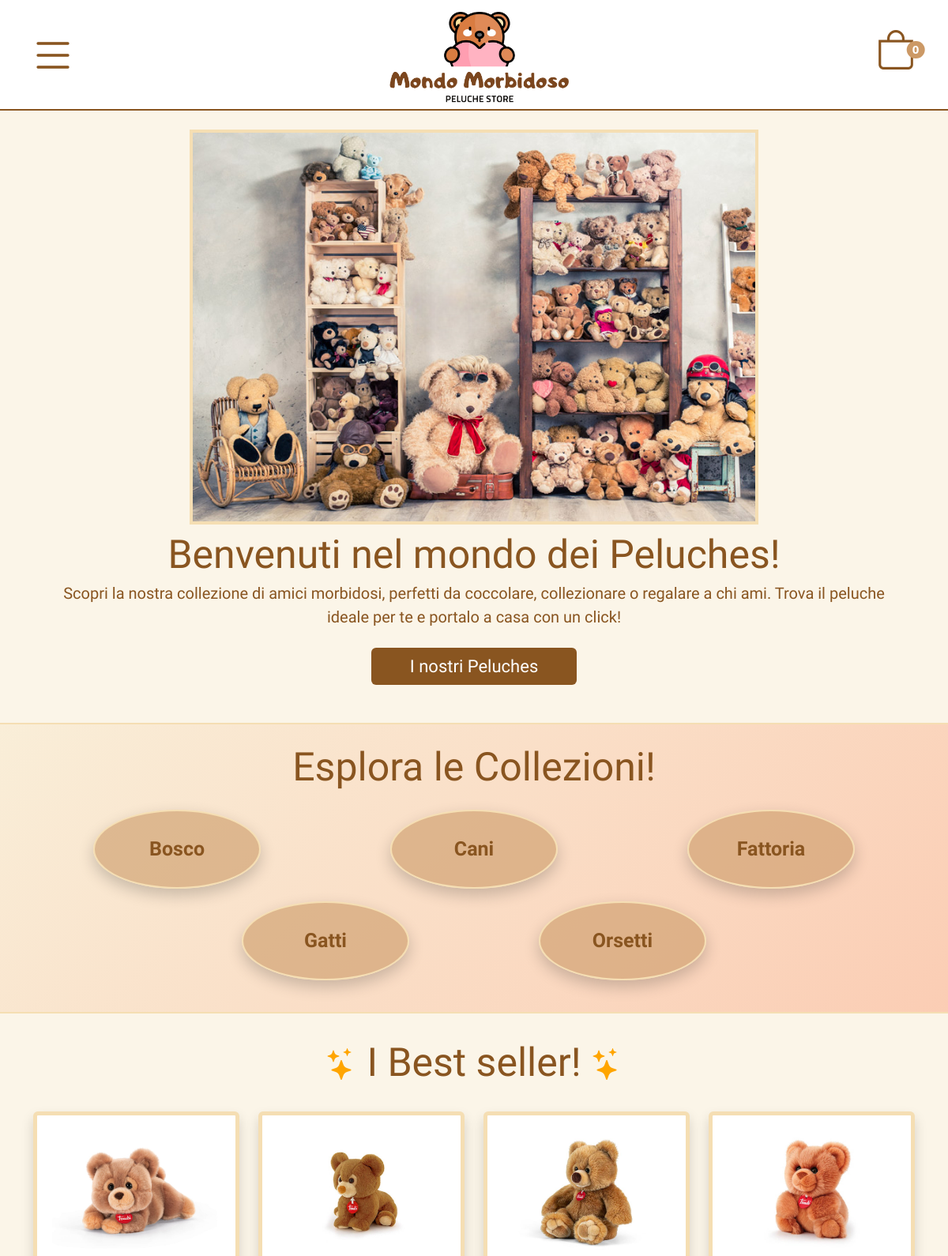
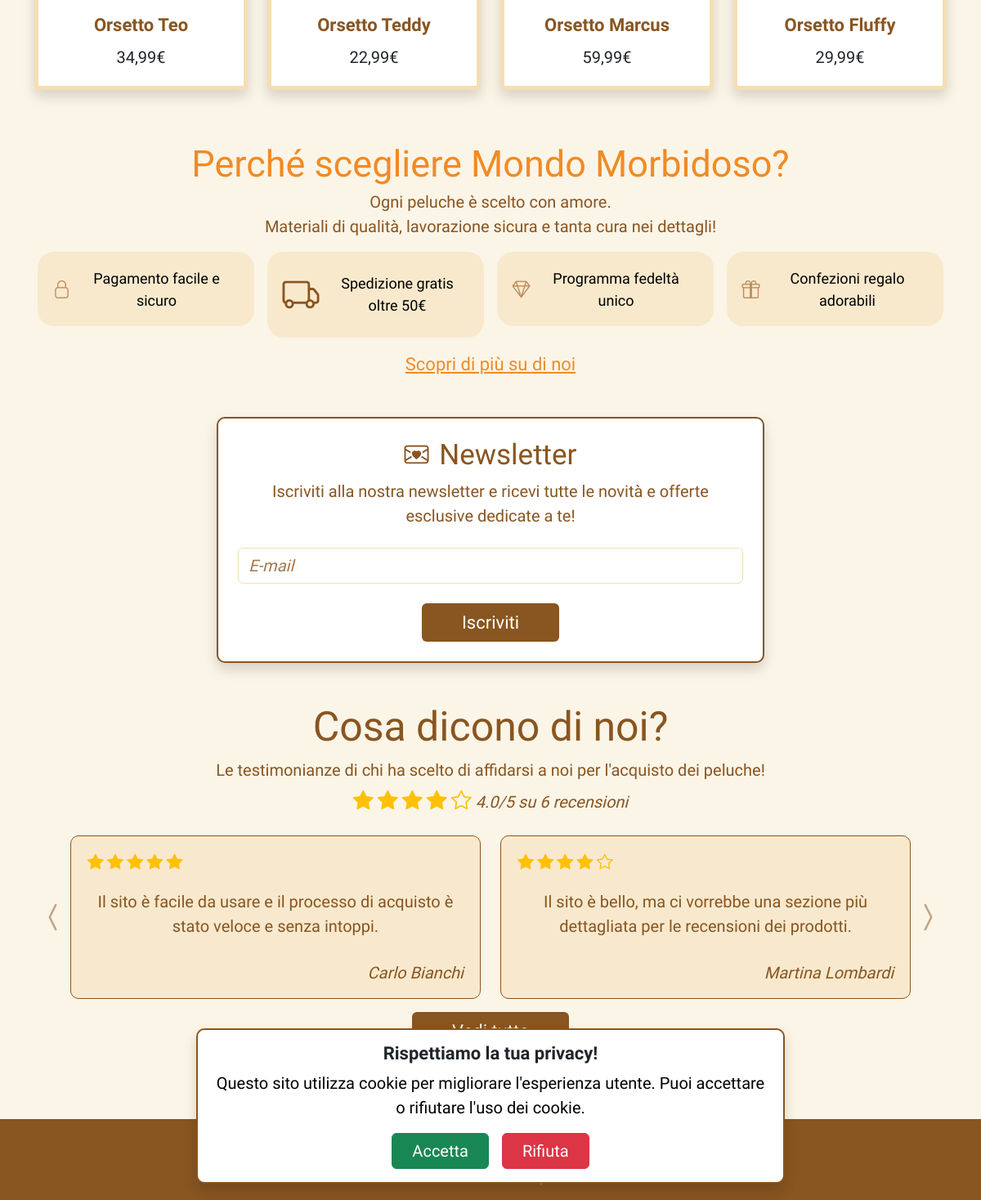
/php/index.php, run on the app's committed database (2 pictures, top to bottom).
### tables this page shows
create table CATEGORIA (
     Nome_categoria VARCHAR(50) not null,
     primary key (Nome_categoria));

create table PRODOTTO (
     Id_prodotto INT not null auto_increment,
     Nome VARCHAR(100) not null,
     Descrizione TEXT not null,
     Immagine VARCHAR(255) not null,
     Grandezza VARCHAR(50) not null,
     Scorta INT not null,
     Prezzo DECIMAL(10,2) not null,
     Prezzo_punti INT not null,
     Nome_categoria VARCHAR(50) not null,
     attivo BOOLEAN not null default 1,
     primary key (Id_prodotto),
     foreign key (Nome_categoria) references CATEGORIA (Nome_categoria) ON DELETE CASCADE);

create table RECENSIONE (
     Id_recensione INT not null auto_increment,
     Data DATE not null,
     Voto INT not null check (Voto between 1 and 5),
     Commento TEXT not null,
     E_mail VARCHAR(100) not null,
     primary key (Id_recensione),
     foreign key (E_mail) references UTENTE (E_mail) ON UPDATE CASCADE);

create table UTENTE (
     E_mail VARCHAR(100) not null,
     Nome VARCHAR(50) not null,
     Cognome VARCHAR(50) not null,
     Numero_telefono VARCHAR(15),
     Data_di_nascita DATE default null,
     Password VARCHAR(255) not null,
     Punti INT not null default 0,
     Admin BOOLEAN not null default false,
     primary key (E_mail));

### php/index.php (called while the page is built, shortened)
<?php
require_once("bootstrap.php");
$templateParams["titolo"] = "Mondo Morbidoso - Home";
$templateParams["nome"] = "indexC.php";
$mediaVoti = $dbhost->getMediaVoti();
$numRecensioni = $dbhost->getNumeroRecensioni();
$templateParams["categorie"] = $dbhost->getCategories();
$templateParams["prodotti"] = $dbhost->getBestSellers();
$templateParams["recensioni"] = $dbhost->getAllRecensioni();
$numeroprodotti = 0;
require("../template/base.php");
?>

### db/database.php (called while the page is built, shortened)
<?php
class DatabaseHelper {
    private $db;
    public function __construct($servername, $username, $password, $dbname, $port) {
        $this->db = new mysqli($servername, $username, $password, $dbname, $port);
    }
    public function getMediaVoti() {
        $stmt = $this->db->prepare("
            SELECT AVG(Voto) AS media_voti FROM recensione
        ");
        $stmt->execute();
        $result = $stmt->get_result();
        $row = $result->fetch_assoc();
        return $row["media_voti"] ? number_format($row["media_voti"], 1) : "0.0";
    }
    public function getNumeroRecensioni() {
        $stmt = $this->db->prepare("
            SELECT COUNT(*) AS numero_recensioni FROM recensione
        ");
        $stmt->execute();
        $result = $stmt->get_result();
        $row = $result->fetch_assoc();
        return $row["numero_recensioni"];
    }
    public function getBestSellers() {
        $n = 4;
        $stmt = $this->db->prepare("SELECT P.*, SUM(PO.Quantita) AS TotaleVenduto
        FROM PRODOTTO P
        JOIN prodotto_ordinato PO ON P.Id_prodotto = PO.Id_prodotto
        JOIN ORDINE O ON PO.Id_ordine = O.Id_ordine
        WHERE O.Stato IN ('Spedito', 'Consegnato') AND P.attivo = 1
        GROUP BY P.Id_prodotto
        ORDER BY TotaleVenduto DESC
        LIMIT ?");
        $stmt->bind_param("i", $n);
        $stmt->execute();
        $result = $stmt->get_result();
        return $result->fetch_all(MYSQLI_ASSOC);
    }
    public function getCategories() {
        $stmt = $this->db->prepare("SELECT * FROM categoria");
        $stmt->execute();
        $result = $stmt->get_result();
        return $result->fetch_all(MYSQLI_ASSOC);
    }
    public function getAllRecensioni() {
        $query = "SELECT u.Nome, u.Cognome, r.Voto, r.Commento, r.Data
                  FROM RECENSIONE r
                  JOIN UTENTE u ON r.E_mail = u.E_mail";
        $stmt = $this->db->prepare($query);
        $stmt->execute();
        $result = $stmt->get_result();
        return $result->fetch_all(MYSQLI_ASSOC);
    }
}
?>

### php/bootstrap.php (called while the page is built, shortened)
<?php
require_once("../utilities/functions.php");
require_once("../db/database.php");
$dbhost = new DatabaseHelper("localhost", "root", "", "morbidoso", 3306);
?>

### template/indexC.php (the view, shortened to what this page needs)
<img class="img-vetrina mt-4" src="../utilities/img/Peluches-Home.png" alt="vetrina" />
<h1 class="title mt-2 ms-3 me-3 mb-1">Benvenuti nel mondo dei Peluches!</h1>
<p class="text welcome-message ms-3 me-3">
    Scopri la nostra collezione di amici morbidosi, perfetti da coccolare, collezionare o regalare a chi ami.
    Trova il peluche ideale per te e portalo a casa con un click!
</p>
<div class="text-center mt-4">
    <a href="../php/prodotti.php" class="btn ps-5 pe-5 button">I nostri Peluches</a>
</div>
<div class="catcontainer mt-5 pt-4 pe-5 ps-5 pb-4">
    <h2 class="title mb-4">Esplora le Collezioni!</h2>
    <div class="row justify-content-center">
        <?php foreach($templateParams["categorie"] as $categoria): ?>
            <div class="col-6 col-md-4 text-center mb-3">
                <a href="../php/prodotti.php?categoria=<?php echo $categoria["Nome_categoria"]; ?>">
                    <div class="rounded-circle d-flex align-items-center justify-content-center mx-auto category">
                        <?php echo $categoria["Nome_categoria"]; ?>
                    </div>
                </a>
            </div>
        <?php endforeach; ?>
    </div>
</div>
<h2 class="title mt-4 pt-2"><span class="bi bi-stars" aria-hidden="true"></span> I Best seller! <span class="bi bi-stars" aria-hidden="true"></span></h2>
<div class="container d-none d-md-block">
    <div class="row row-cols-md-4 gx-4">
        <?php foreach ($templateParams["prodotti"] as $prodotto): ?>
            <div class="col">
                <div class="card rounded shadow bg-white text-center custom-box-md pt-3 ps-2 pe-2 pb-1 mt-4">
                    <a href="../php/dettaglioProdotto.php?id=<?php echo $prodotto["Id_prodotto"]; ?>" class="text-decoration-none">
                        <img src="<?php echo IMG_DIR . $prodotto['Immagine']; ?>" class="carousel-img d-block w-100" alt="<?php echo $prodotto['Nome']; ?>">
                        <p class="carousel-title text-center mt-3 mb-2 fw-bold"><?php echo $prodotto['Nome']; ?></p>
                    </a>
                    <p class="text-center text-dark text"><?php echo getFormattedPrice($prodotto["Prezzo"]); ?></p>
                </div>
            </div>
        <?php endforeach; ?>
    </div>
</div>
<section class="mt-5 pt-3">
  <div class="container text-center ps-0 pe-0">
    <h2 class="title why-title mb-1">Perché scegliere Mondo Morbidoso?</h2>
    <p class="text ms-3 me-3">
      Ogni peluche è scelto con amore.<br/>Materiali di qualità, lavorazione sicura e tanta cura nei dettagli!
    </p>
    <div class="row mb-3 ms-2 me-2 g-3 justify-content-center">
        <div class="col-6 col-md-3">
            <div class="why-item d-flex justify-content-center align-items-center p-3">
                <span class="bi bi-lock me-1 why-icon" aria-hidden="true"></span>
                <p class=" text text-center mb-0">Pagamento facile e sicuro</p>
            </div>
        </div>
        <div class="col-6 col-md-3">
            <div class="why-item d-flex justify-content-center align-items-center p-3">
                <span class="bi bi-truck me-2 why-icon" aria-hidden="true"></span>
                <p class="text text-center mb-0">Spedizione gratis oltre 50€</p>
            </div>
        </div>
        <div class="col-6 col-md-3">
            <div class="why-item d-flex justify-content-center align-items-center p-3">
                <span class="bi bi-gem me-1 why-icon" aria-hidden="true"></span>
                <p class="text text-center mb-0">Programma fedeltà unico</p>
            </div>
        </div>
        <div class="col-6 col-md-3">
            <div class="why-item d-flex justify-content-center align-items-center p-3">
                <span class="bi bi-gift me-2 why-icon" aria-hidden="true"></span>
                <p class="text text-center mb-0">Confezioni regalo adorabili</p>
            </div>
        </div>
    </div>
    <a href="../php/informazioni.php" class="why-more">Scopri di più su di noi</a>
  </div>
</section>
<div class="container mt-5" id="newsletter">
    <div class="box p-4 shadow newsletter-box">
        <div class=" text-center text-centerP">
            <h3 class="title"><span class="bi bi-envelope-heart me-1" aria-hidden="true"></span> Newsletter</h3>
            <p class="text mb-4">Iscriviti alla nostra newsletter e ricevi tutte le novità e offerte esclusive dedicate a te!</p>
            <form method="POST" action="#newsletter">
                <div class="mb-4">
                    <input id="newsletter-email" type="email" class="form-control text text-input" name="email" placeholder="E-mail" required>
                </div>
                <button type="submit" class="btn button ps-5 pe-5">Iscriviti</button>
            </form>
        </div>
    </div>
</div>
<section class="pt-5">
    <div class="container text-center">
        <h4 class="title">Cosa dicono di noi?</h4>
        <p class="text ms-3 me-3 mb-1">Le testimonianze di chi ha scelto di affidarsi a noi per l'acquisto dei peluche!</p>
        <div>
            <p class="star-rating">
                <?php echo getStarRating($mediaVoti); ?>
                <?php echo number_format($mediaVoti, 1); ?>/5 su <?php echo $numRecensioni; ?> recensioni
            </p>
        </div>
        <?php if (!empty($templateParams["recensioni"])): ?>
            <div id="carouselRecensioniDesktop" class="carousel slide mt-4 d-none d-md-block carousel-reviews" data-bs-ride="carousel">
                <div class="carousel-inner">
                    <?php for ($i = 0; $i < count($templateParams["recensioni"]); $i += 2): ?>
                        <div class="carousel-item <?php echo $i === 0 ? 'active' : ''; ?>">
                            <div class="d-flex justify-content-center align-items-center gap-4">
                                <?php for ($j = 0; $j < 2; $j++): ?>
                                    <?php if (isset($templateParams["recensioni"][$i + $j])):
                                        $recensione = $templateParams["recensioni"][$i + $j]; ?>
                                        <div class="recensione-box p-3">
                                            <div class="stars-reviews ms-1"><?php echo getStarRating($recensione['Voto']); ?></div>
                                            <p class="text mt-2 ms-1 me-1"><?php echo htmlspecialchars($recensione['Commento']); ?></p>
                                            <p class="text-italic text-end mb-0 me-1"><?php echo $recensione['Nome'] . ' ' . $recensione['Cognome']; ?></p>
                                        </div>
                                    <?php endif; ?>
                                <?php endfor; ?>
                            </div>
                        </div>
                    <?php endfor; ?>
                </div>
                <button class="carousel-control-prev" type="button" data-bs-target="#carouselRecensioniDesktop" data-bs-slide="prev">
                    <span class="bi bi-chevron-compact-left" aria-hidden="true"></span>
                </button>
                <button class="carousel-control-next" type="button" data-bs-target="#carouselRecensioniDesktop" data-bs-slide="next">
                    <span class="bi bi-chevron-compact-right" aria-hidden="true"></span>
                </button>
            </div>
        <?php endif; ?>
    </div>
    <div class="text-center mt-3">
        <a href="../php/recensioni.php" class="btn button ps-5 pe-5">Vedi tutte</a>
    </div>
</section>
<div class="cookie shadow p-3" id="cookie-banner">
    <h5 class="text fw-bold">Rispettiamo la tua privacy!</h5>
    <p class="text">Questo sito utilizza cookie per migliorare l'esperienza utente. Puoi accettare o rifiutare l'uso dei cookie.</p>
    <div class="d-flex justify-content-center gap-3">
        <button id="acceptCookies" class="btn btn-success text pe-4 ps-4">Accetta</button>
        <button id="rejectCookies" class="btn btn-danger text pe-4 ps-4">Rifiuta</button>
    </div>
</div>

### template/base.php (shortened to what this page needs)
<!DOCTYPE html>
<html lang="it">
<head>
    <link href="https://cdn.jsdelivr.net/npm/bootstrap@5.3.3/dist/css/bootstrap.min.css" rel="stylesheet">
    <link href="https://cdn.jsdelivr.net/npm/bootstrap-icons/font/bootstrap-icons.css" rel="stylesheet">
    <link rel="stylesheet" type="text/css" href="../css/style.css?v=117" />
</head>
<body>
    <header>
        <button class="btn" type="button" data-bs-toggle="offcanvas" data-bs-target="#offcanvasLeft" aria-controls="offcanvasLeft">
            <span class="bi bi-list" aria-hidden="true"></span>
        </button>
        <a href="../php/index.php">
            <img src="../utilities/logo/logopeluche.png" alt="Logo"/>
        </a>
        <?php if(isAdminLoggedIn()): ?>
            <a href="../php/account.php" class="btn position-relative user pe-3 ps-1 button-empty">
                <span class="bi bi-person" aria-hidden="true"></span>
                <span class="position-absolute top-50 start-60 translate-middle badge rounded-pill user-badge">
                    <?php echo $nuovenotificheadmin ?>
                </span>
            </a>
        <?php else: ?>
            <?php $currentPage = basename($_SERVER['PHP_SELF']); ?>
            <?php if($currentPage === "carrello.php"): ?>
                <a href="../php/carrello.php" class="btn position-relative cart pe-3 ps-1">
                    <span class="bi bi-bag" aria-hidden="true"></span>
                    <span class="position-absolute top-50 start-75 translate-middle badge rounded-pill cart-badge">
                        <?php echo $numeroprodotti ?>
                    </span>
                </a>
            <?php else: ?>
                <button class="btn position-relative cart pe-3 ps-1" data-bs-toggle="offcanvas" data-bs-target="#offcanvasRight" aria-controls="offcanvasRight">
                    <span class="bi bi-bag" aria-hidden="true"></span>
                    <span class="position-absolute top-50 start-75 translate-middle badge rounded-pill cart-badge">
                        <?php echo $numeroprodotti ?>
                    </span>
                </button>
            <?php endif; ?>
        <?php endif; ?>
    </header>
    <main>
        <?php
        require($templateParams["nome"]);
        ?>
    </main>
    <footer class="pt-2 pb-3 mt-4">
        <a href="../php/assistenza.php">Assistenza Clienti</a><br>
        <a href="../php/informazioni.php">Informazioni su Mondo Morbidoso</a><br>
        <a href="../php/privacy.php">Informativa Privacy</a>
    </footer>
</body>
</html>

### utilities/functions.php (shortened to what this page needs)
<?php
function getFormattedPrice($price) {
    return number_format($price, 2, ',', '.') . '€';
}
function getStarRating($rating) {
    $fullStars = floor($rating);
    $halfStar = ($rating - $fullStars >= 0.5) ? 1 : 0;
    $emptyStars = 5 - ($fullStars + $halfStar);
    $stars = str_repeat('<span class="bi bi-star-fill text-warning" aria-hidden="true"></span> ', $fullStars);
    $stars .= str_repeat('<span class="bi bi-star text-warning" aria-hidden="true"></span> ', $emptyStars);
    return $stars;
}
function isAdminLoggedIn() {
    return isset($_SESSION['utente']) && isset($_SESSION['admin']) && $_SESSION['admin'];
}
?>

### data on the page
categoria: Nome_categoria "Bosco"
categoria: Nome_categoria "Cani"
categoria: Nome_categoria "Fattoria"
categoria: Nome_categoria "Gatti"
categoria: Nome_categoria "Orsetti"
prodotto: Immagine (picture), Nome "Orsetto Teo", Prezzo "34,99€"
prodotto: Immagine (picture), Nome "Orsetto Teddy", Prezzo "22,99€"
prodotto: Immagine (picture), Nome "Orsetto Marcus", Prezzo "59,99€"
prodotto: Immagine (picture), Nome "Orsetto Fluffy", Prezzo "29,99€"
recensione: Voto 5 (drawn), Commento "Il sito è facile da usare e il processo di acquisto è stato veloce e senza intoppi.", E_mail.Nome "Carlo", E_mail.Cognome "Bianchi"
recensione: Voto 4 (drawn), Commento "Il sito è bello, ma ci vorrebbe una sezione più dettagliata per le recensioni dei prodotti.", E_mail.Nome "Martina", E_mail.Cognome "Lombardi"

### other printed values
$numeroprodotti "0"
$mediaVoti "4.0"
$numRecensioni "6"
